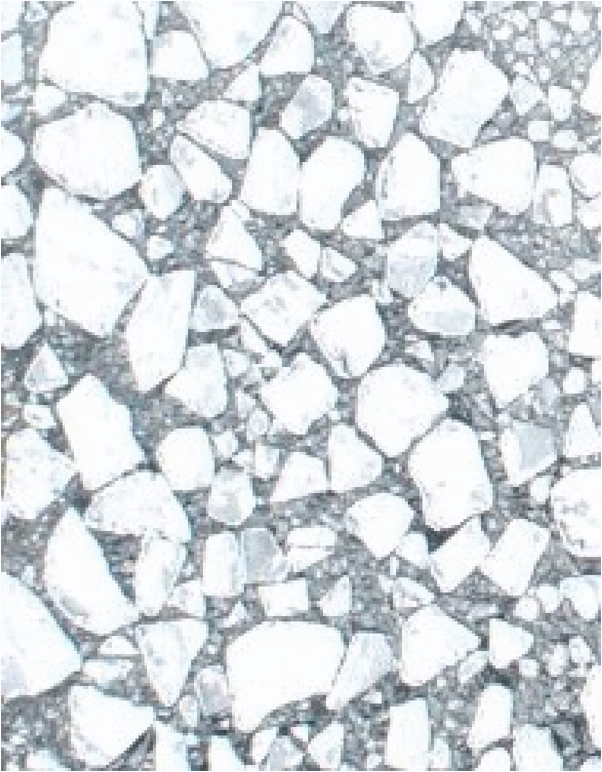
%> input picture Ice3.jpg, 602 x 772 px
$ octave test_finaledge_algorithm.m   (GNU Octave 9; MATLAB toolbox functions it lacks are replaced by stand-ins)
%> lines starting %> are read from the running program, lines starting %| are printed output that depends on the picture; in (x1, y1, x2, y2) boxes, pixels count from 0 and x2, y2 are one past the last pixel; in counts of white or black regions, pixels touching at a corner belong together; the program's own positions count from 1
%% Reading Image In
I = imread("Ice3.jpg");
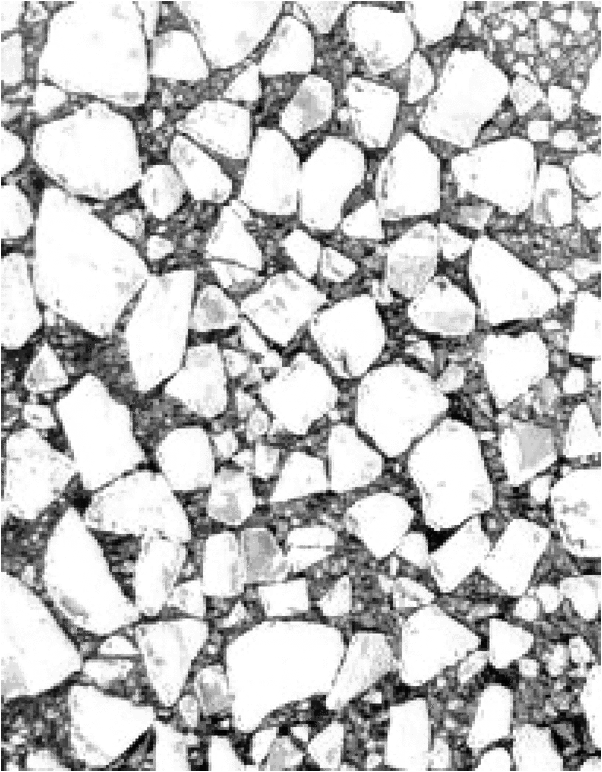
%> I: size 772x602 uint8; min 0, max 255, mean 192.1

%% Grayscaling Image
ImaG = im2gray(I);

%% Image Duplicate
ImG = imbinarize(I);
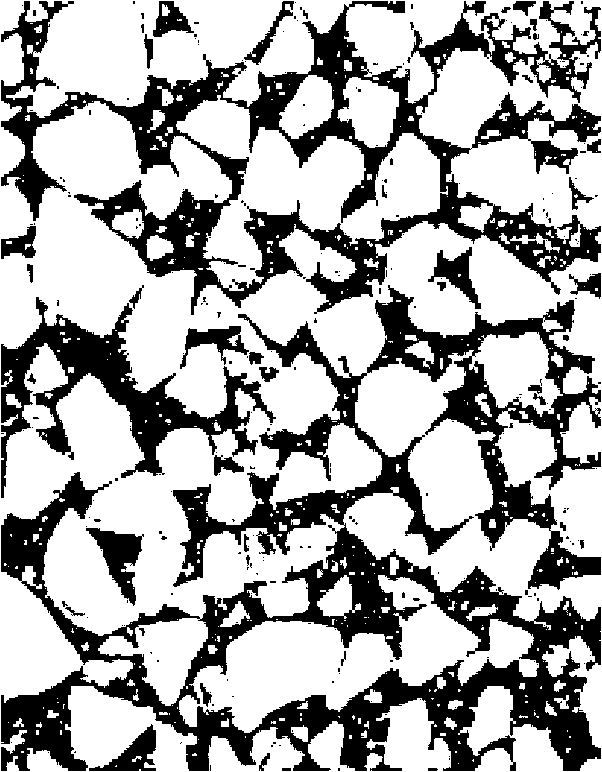
%> ImG: size 772x602 logical; 67.1% white; 288 black regions (243 under 20 px), largest, box (x1, y1, x2, y2) and area: (1, 285, 601, 771) 79372, (1, 1, 601, 315) 48414, (1, 297, 276, 498) 13825
ImG1 = I;

%% Selecting Specific Floe
% cropped = imcrop(ImG);

%% GVF Parameters
alpha=0.2;
mu=0.1;
iter=15;

%% Canny Edge Detection
step_size = 0.1;
edge_threshold = 0.1;
sensitivity = edge_threshold + step_size;
iteration = 2;
iteration1 = 100;

%&{
for i = 1:iteration
    edge_canny = edge(ImG,"canny",sensitivity);
    fill = imfill(edge_canny,'holes');
    ImG = imfuse(I,ImG,'blend');
%    ImG = imfuse(I,edge_canny,'blend');
    ImG = imbinarize(ImG,'adaptive','ForegroundPolarity','dark','Sensitivity', 0.6);

%    I = im2gray(test);
    disp(i);
%    imshow(ImG)

end
%> this loop made 2 passes
%> pass 1, `edge_canny = edge(ImG,"canny",sensitivity);`:
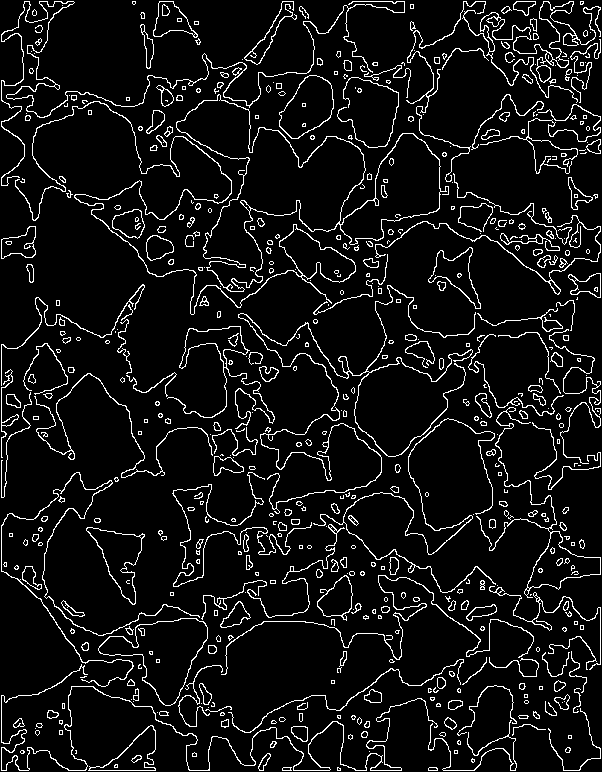
%> edge_canny: size 772x602 logical; 7.6% white in thin lines or dots
%> pass 1, `fill = imfill(edge_canny,'holes');`:
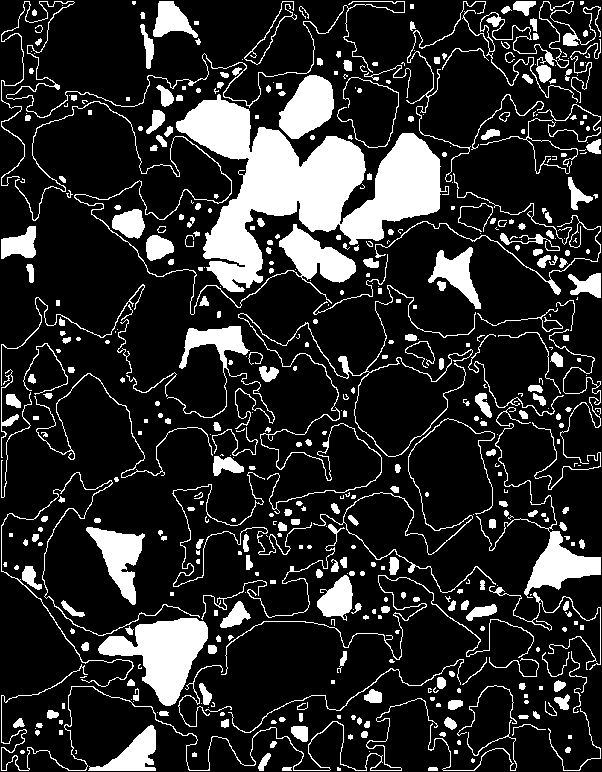
%> fill: size 772x602 logical; 17.4% white; 507 white regions (207 under 20 px), largest, box (x1, y1, x2, y2) and area: (176, 94, 449, 292) 21170, (98, 618, 208, 706) 4772, (15, 101, 356, 315) 3639
%> pass 1, `ImG = imfuse(I,ImG,'blend');`:
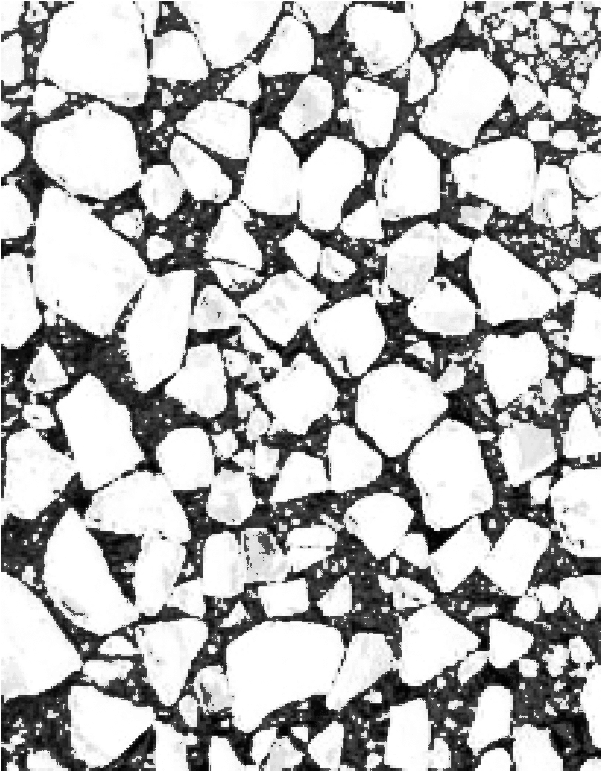
%> ImG: size 772x602 uint8; min 0, max 255, mean 181.7

ImG = edge(ImG,"canny",sensitivity);
ImG = imfill(edge_canny,'holes');

imshowpair(I,ImG,'montage');
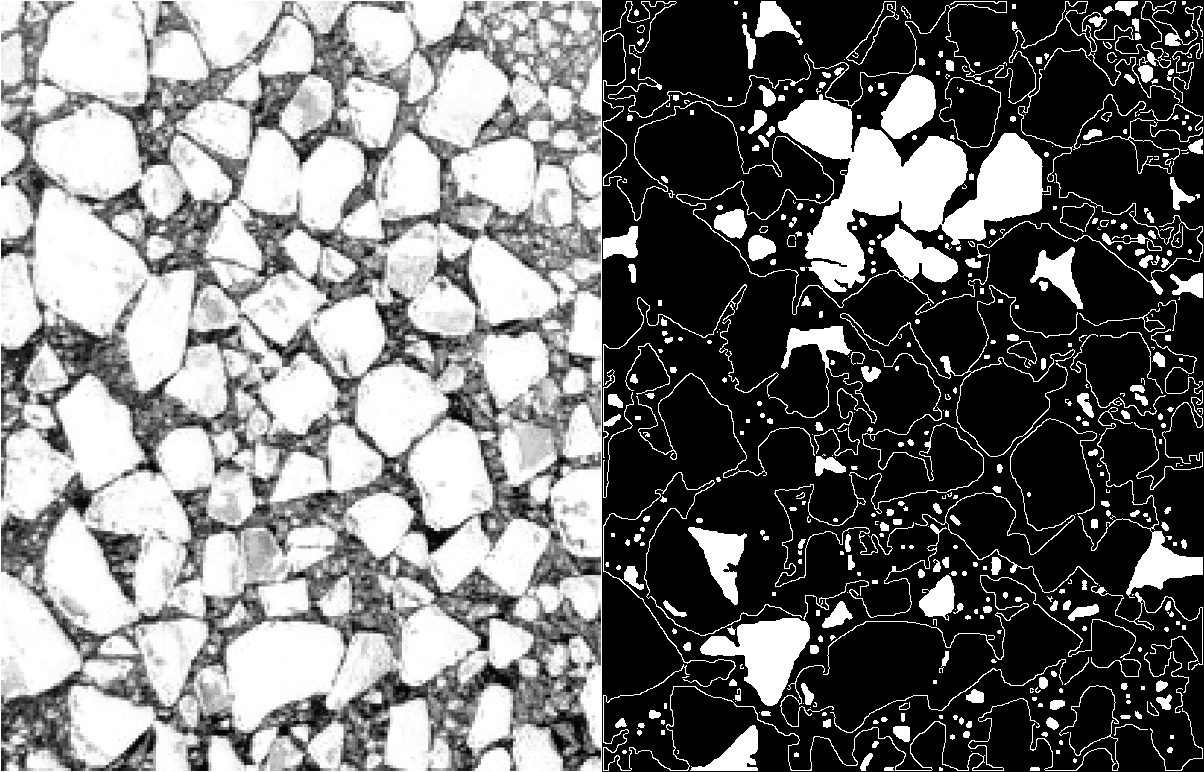
%> displayed picture: size 772x1204, on the screen's scale of 0 to 255; min 0, max 255, mean 118.2

title(sprintf('Sensitivity: %0.03f and %1d iterations', sensitivity,iter));

%}

%% Run GVF
tic;
%> (the run ends here)
